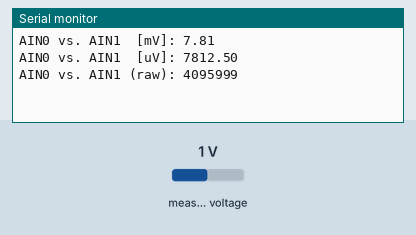
A program run on a simulated ESP32. Shown: the last lines printed to the serial monitor. Inputs (shaded band) come from the test bench; at power-on: measured voltage 1 V.

Above: at 1.2 s.
1.3 s: measured voltage set to 0 V
At 2.6 s:
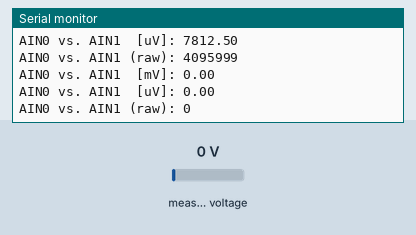
2.8 s: measured voltage set to 0.5 V
At 5.5 s:
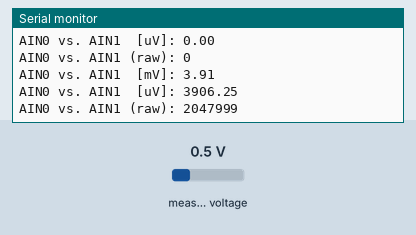
Timing chart, 0 to 7.0 s (numbered marks = the images above; inputs shaded):
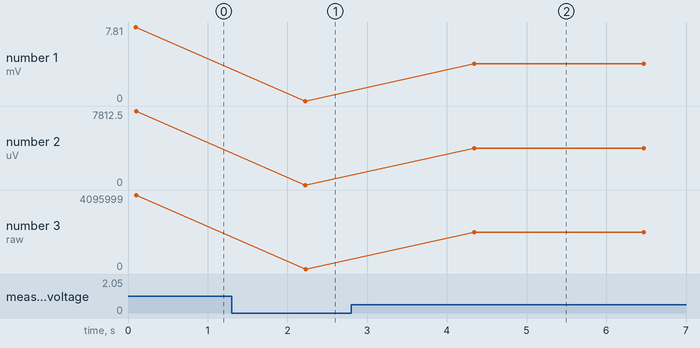

Measured:
- after the input at 1.3 s, the serial monitor: prints a new line after 0.93 s (image 1)
- after the input at 2.8 s, the serial monitor: prints a new line after 1.5 s (image 2)
- plotted number 1: 0 → 3.91 after the input at 2.8 s
- plotted number 2: 0 → 3906.25 after the input at 2.8 s
- plotted number 3: 0 → 2047999 after the input at 2.8 s

The program:

main.cpp
```cpp
#include <Arduino.h>
#include <ADS1220_WE.h>
#include <SPI.h>

#define ADS1220_CS_PIN    5  // chip select pin
#define ADS1220_DRDY_PIN  22 // data ready pin

/* Create your ADS1220 object */
ADS1220_WE ads = ADS1220_WE(ADS1220_CS_PIN, ADS1220_DRDY_PIN);
/* Alternatively you can also pass the SPI object as reference */
// ADS1220_WE ads = ADS1220_WE(&SPI, ADS1220_CS_PIN, ADS1220_DRDY_PIN);

void setup(){
  Serial.begin(9600);
  if(!ads.init()){
    Serial.println("ADS1220 is not connected!");
    while(1);
  }
/* The voltages to be measured need to be between negative VREF + 0.2 V and positive
 * VREF -0.2 V if PGA is enabled.
 */
  ads.setGain(ADS1220_GAIN_128); // set gain to 8
  ads.bypassPGA(false);  // redundant since this is default.
}

/*
 *  You set the channels to be measured with setCompareChannels(); You
 * can choose the following parameters:
 * Parameter                  Pos. Input     Neg. Input         Comment
 * ADS1220_MUX_0_1              AIN0           AIN1
 * ADS1220_MUX_0_2              AIN0           AIN2
 * ADS1220_MUX_0_3              AIN0           AIN3
 * ADS1220_MUX_1_2              AIN1           AIN2
 * ADS1220_MUX_1_3              AIN1           AIN3
 * ADS1220_MUX_2_3              AIN2           AIN2
 * ADS1220_MUX_1_0              AIN1           AIN0
 * ADS1220_MUX_3_2              AIN3           AIN2
 * ADS1220_MUX_0_AVSS           AIN0           AVSS           single-ended
 * ADS1220_MUX_1_AVSS           AIN1           AVSS           single-ended
 * ADS1220_MUX_2_AVSS           AIN2           AVSS           single-ended
 * ADS1220_MUX_3_AVSS           AIN3           AVSS           single-ended
 * ADS1220_MUX_REFPX_REFNX_4   REFP0/REFP1   REFN0/REFN1     (REFPX-REFNX)/4; PGA bypassed
 * ADS1220_MUX_AVDD_M_AVSS_4    AVDD           AVSS           (AVDD-AVSS)/4; PGA bypassed
 * ADS1220_MUX_AVDD_P_AVSS_2    AVDD           AVSS           (AVDD+AVSS)/2
 *
 * The last three modes use the internal reference (2.048 V) and gain = 1, independent of
 * your settings.
 */


void loop(){
  float result = 0.0;
  long longResult = 0;

  ads.setCompareChannels(ADS1220_MUX_0_1);
  result = ads.getVoltage_mV();
  longResult = ads.getRawData();
  Serial.print("AIN0 vs. AIN1  [mV]: ");
  Serial.println(result);
  Serial.print("AIN0 vs. AIN1  [uV]: ");
  Serial.println(result * 1000);
  Serial.print("AIN0 vs. AIN1 (raw): ");  // raw data
  Serial.println(longResult);
  /*
  ads.setCompareChannels(ADS1220_MUX_0_AVSS);
  result = ads.getVoltage_mV();
  Serial.print("AIN0 vs. AVSS  [mV]: ");
  Serial.println(result);

  ads.setCompareChannels(ADS1220_MUX_1_AVSS);
  result = ads.getVoltage_mV();
  Serial.print("AIN1 vs. AVSS  [mV]: ");
  Serial.println(result);

  ads.setCompareChannels(ADS1220_MUX_2_AVSS);
  result = ads.getVoltage_muV();    // request result in microvolts
  Serial.print("AIN2 vs. AVSS  [µV]: ");
  Serial.println(result);

  ads.setCompareChannels(ADS1220_MUX_3_AVSS);
  result = ads.getVoltage_mV();
  Serial.print("AIN3 vs. AVSS  [mV]: ");
  Serial.println(result);

  ads.setCompareChannels(ADS1220_MUX_AVDD_M_AVSS_4); // voltage supply / 4
  result = ads.getVoltage_mV() * 4.0;
  Serial.print("Supply Voltage [mV]: ");
  Serial.println(result);

  result = ads.getVRef_V();                 // get the reference voltage
  Serial.print("Reference       [V]: ");
  Serial.println(result,3);

  Serial.print("Temperature    [°C]: ");    // get the temperature
  result = ads.getTemperature();
  Serial.println(result);
  */
  Serial.println();

  delay(2000);
}
```
